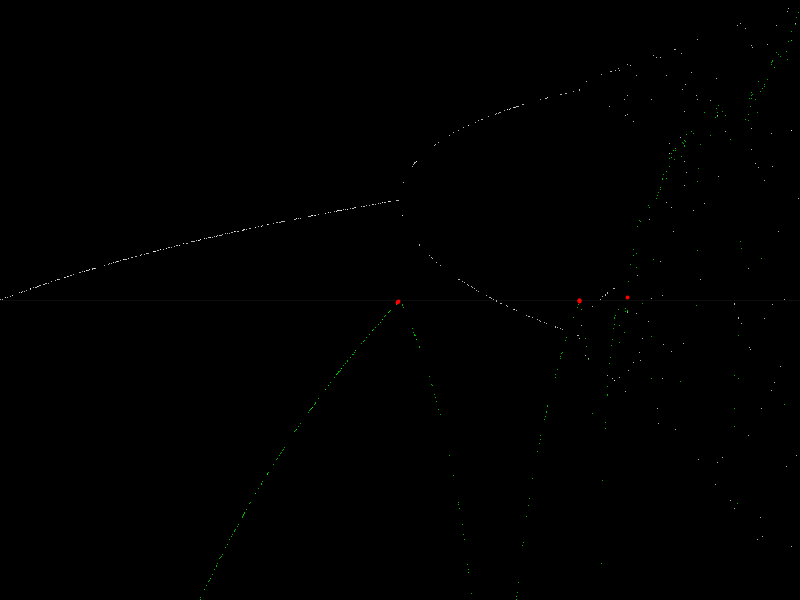
Frame 1 (no input)
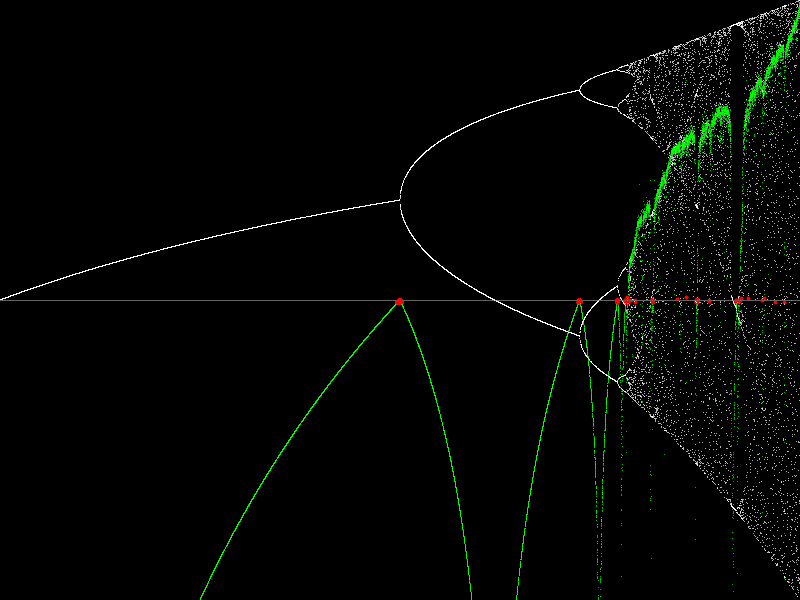
Frame 60 (the mouse pressed at the canvas centre just before this capture)
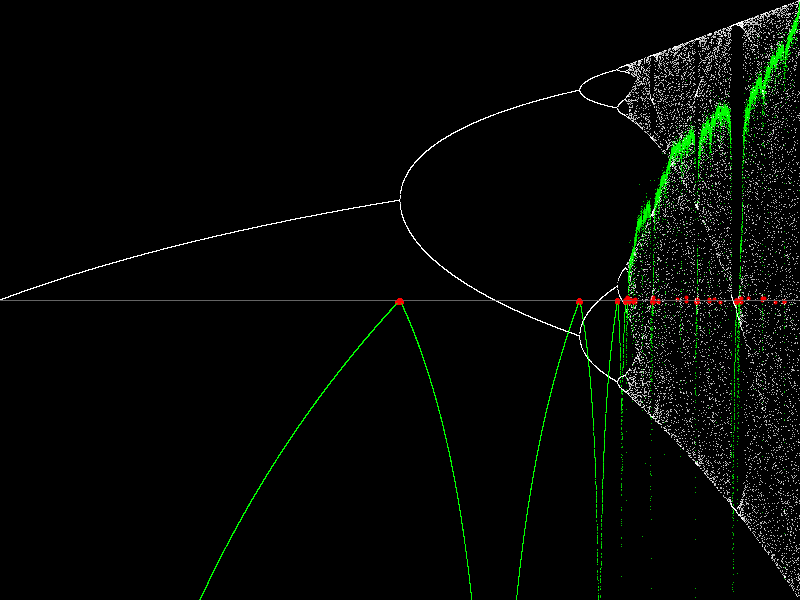
Frame 120 (the mouse held since frame 60 and released just before this capture)

The Processing sketch that drew these frames (run headless with seeded random() and noise(); from frame 60 on, the mouse is pressed at the canvas centre):

// Processing sketch: w_02_butterfly_01
// ── w_02_butterfly_01.pde
/*

 см. comments.md
 
 */


void setup() {
  size(800, 600);
  //fullScreen();
  background(0);
  stroke(255);
  strokeWeight(1);
}


void draw() {
  float R;
  float Rmin=2;
  float Rmax=4;

  for (int j=0; j<500; j++) { // отрисовка точек по k штук
    R = random(Rmin, Rmax);
    float x = random(0, 1);

    float x_new;
    float sum=1;
    int N = 10000;
    for (int i=0; i<N; i++) {
      x_new = R * x * (1 - x);
      x = x_new;
      sum += log2(abs(R*(1-2*x))); // вычисление экспоненты Ляпунова, это сумма в уравнении 1E
    }
    float L = sum/N; // экспонента Ляпунова, уравнение 1E
    float x_point = map(R, Rmin, Rmax, 0, width);
    float y_point = map(x, 0, 1, height, 0);
    float L_point = map(L, -1, 1, height, 0);
    strokeWeight(1);
    stroke(255); // белые точки - диаграмма Фейгенбаума
    point(x_point, y_point);
    stroke(0, 255, 0); // зелёные точки - значения экспоненты Ляпунова
    if (abs(L) < 0.01) {
      strokeWeight(4);
      stroke(255, 0, 0);} // красные точки - L вблизи нуля
    point(x_point, L_point);
  }
  strokeWeight(0.1);
  stroke(100);
  line(0, height*.5, width, height*.5); // горизонтальная линия
}


float log2(float x) {
  /*
  Функция для вычисления логарифма по основанию "2" (на основе встроеннй 
   функции, вычисляющей логарифм по основанию "e=2.718281828" и прикольного 
   свойства логарифмов)
   log_2 (x) = log_y (x) / log_y (2)
   https://stackoverflow.com/questions/3064926/how-to-write-log-base2-in-c-c
   */
  float M_LOG2E = 1.44269504088896340736; // log2(e)
  return log(x) * M_LOG2E;
}


/* 
 
 --==--
 
 */
 
